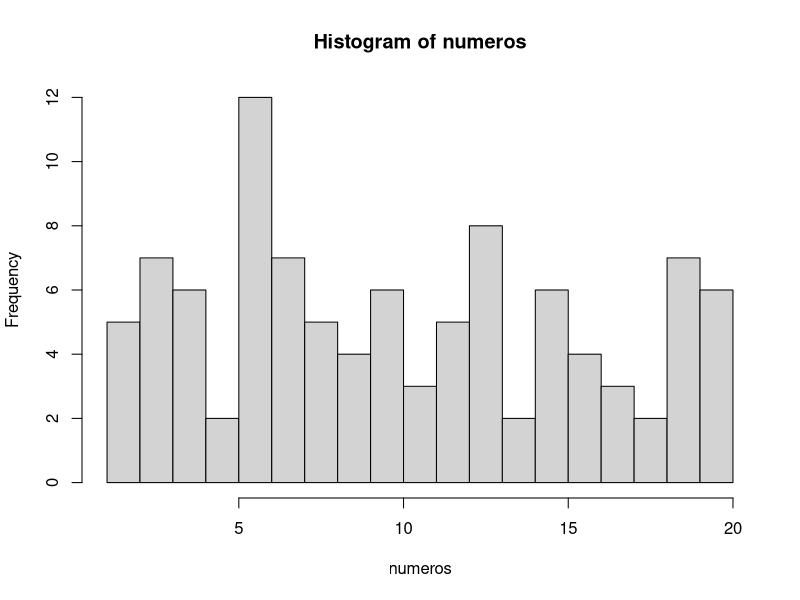

Generate this figure with R:
## ---- chunk 1
numeros <- sample(1:20, 100, TRUE)
numeros
## ---- chunk 2
mediana <- median(numeros)
mediana
## ---- chunk 3
media <- mean(numeros)
media
## ---- chunk 4
# El argumento breaks nos permite dividir en histograma en las partes que queramos
hist(numeros, breaks = 20)
## ---- chunk 5
tabla.frecuencias <- data.frame(table(numeros))
tabla.frecuencias
## ---- chunk 6
# Con la función seq, creamos una secuencia de 1 a 10 en intervalos de 0.1 en 0.1
secuencia <- seq(1, 10, 0.1)
muestra <- sample(secuencia, 100, TRUE)
muestra
## ---- chunk 7
mediana.muestra <- median (muestra)
mediana.muestra
## ---- chunk 8
media.muestra <- mean(muestra)
media.muestra
## ---- chunk 9
tabla.muestra <- data.frame(table(muestra))
tabla.muestra
